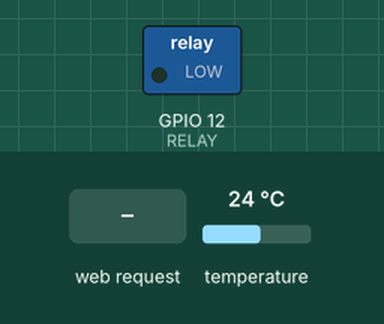
This sketch was run on a simulated ESP8266 (NodeMCU). On the bench: switched loads named in the sketch (green lamp = pin HIGH). The test bench sets the inputs (shaded band); at power-on: temperature 24 °C. WiFi joins after 1.5 s; servers stay silent unless stated; what the sketch prints to the serial monitor is not drawn.

Above: at 3.2 s.
3.3 s: HTTP request GET /on received
At 4.8 s:
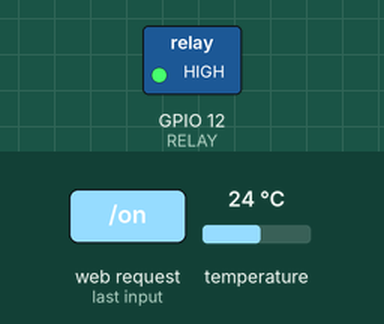
5.5 s: HTTP request GET /off received
At 6.7 s:
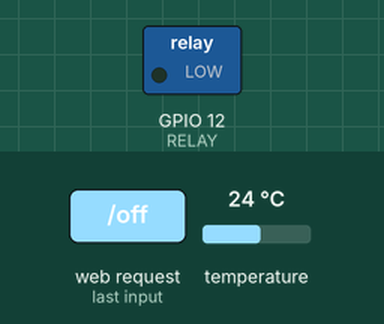
7.0 s: HTTP request GET /on?temp=1 received
At 8.5 s:
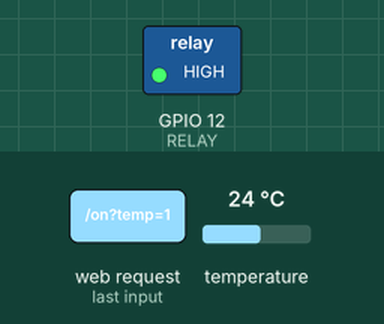
Timing chart, 0 to 10.0 s (numbered marks = the images above; inputs shaded):
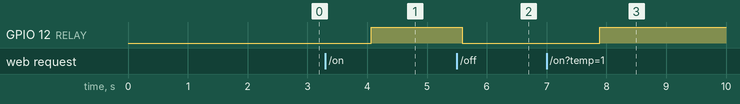

Measured:
- after the input at 3.3 s, GPIO 12 (RELAY): LOW → HIGH after 0.76 s
- after the input at 5.5 s, GPIO 12 (RELAY): HIGH → LOW after 0.09 s
- after the input at 7.0 s, GPIO 12 (RELAY): LOW → HIGH after 0.89 s

The sketch:

web_server_arduino.ino
```cpp
#include <ESP8266WiFi.h>
#include <ESP8266WebServer.h>
#include <WiFiClient.h>
#include <DallasTemperature.h>
#include <OneWire.h>

// Create sensor object, connected to pin 2
#define PinDatos 2
OneWire oneWireObjeto(PinDatos);
DallasTemperature sensorDS18B20(&oneWireObjeto);

// Router information
const char* ssid = "TP-LINK_B228EE";
const char* password = "123456789";

// Static IP information
IPAddress staticIP(192, 168, 1, 111); //Static IP address
IPAddress gateway(192, 168, 1, 1); //Router's IP address
IPAddress subnet(255, 255, 255, 0);
IPAddress dns(8, 8, 8, 8);
const char* deviceName = "pava";

// Create server
ESP8266WebServer server(80);

// Define functions
String SendHTML(float TemperatureWeb);
void handle_OnConnect();
void handle_NotFound();
void turnOn();
void turnOff();
void tempData();
void statusData();

// Define global variables
int RELAY=12;
float Temperature;

void setup() {
  Serial.begin(115200);

  // Connect to WiFi network
  WiFi.hostname(deviceName);
  WiFi.config(staticIP, gateway, subnet, dns);
  WiFi.begin(ssid, password);
  while (WiFi.status() != WL_CONNECTED) {
    delay(1000);
    Serial.print(".");
  }
  Serial.println("");
  Serial.println("Connected to WiFi");
  Serial.print("IP: ");
  Serial.println(WiFi.localIP());

  // Connect server to root
  server.on("/", handle_OnConnect);
  server.onNotFound(handle_NotFound);
  // API
  server.on("/on", turnOn);
  server.on("/off", turnOff);
  server.on("/actualTemp", tempData);
  server.on("/actualStatus", statusData);
  server.begin();

  sensorDS18B20.begin();

// Start relay
  pinMode(RELAY, OUTPUT);
  digitalWrite(RELAY, LOW);
}

void loop() {
  server.handleClient();
}

void handle_OnConnect() {
  sensorDS18B20.requestTemperatures();
  Temperature = sensorDS18B20.getTempCByIndex(0);
  server.sendHeader("Access-Control-Allow-Origin", "*");
  server.send(200, "text/html", SendHTML(Temperature));
}

void handle_NotFound(){
  server.send(404, "text/plain", "Not found");
}

String SendHTML(float Temperature){
  String ptr = "";
  ptr += (int)Temperature;
  ptr += '/';
  ptr += digitalRead(RELAY);

  return ptr;
}

void turnOn() {
  float userInput = 0.0;
  int tempValue = 0;
  if (server.hasArg("temp")) {
    userInput = server.arg(0).toFloat();
    // Callibrate according to the distance between sensor and water
    if (userInput <= 40.0) {
      tempValue = int(userInput - 15);
    } else if (userInput <= 60) {
      tempValue = int(userInput - 23);
    } else if (userInput <= 80) {
      tempValue = int(userInput - 30);
    } else {
      tempValue = int(userInput - 40);
    }
  }
  sensorDS18B20.requestTemperatures();
  Temperature = sensorDS18B20.getTempCByIndex(0);

  if (tempValue == 0 || tempValue < 0 || tempValue >= 95) {
    tempValue = 75;
  }

  if (tempValue <= Temperature) {
    return;
  }

  digitalWrite(RELAY, HIGH);
  String placeholder_text = "Heating up water, please hold\n";
  server.sendHeader("Access-Control-Allow-Origin", "*");
  server.send(200, "text/plain", placeholder_text);

  while (tempValue >= Temperature) {
    // Handle other requests while heating up
    server.handleClient();
    // Update Temperature value to make necessary checks
    sensorDS18B20.requestTemperatures();
    Temperature = sensorDS18B20.getTempCByIndex(0);
  }

  digitalWrite(RELAY, LOW);
}

void turnOff() {
  digitalWrite(RELAY, LOW);
  String status_text = "";
  status_text += digitalRead(RELAY);
  server.sendHeader("Access-Control-Allow-Origin", "*");
  server.send(200, "text/plain", status_text);
}

void tempData() {
  sensorDS18B20.requestTemperatures();
  Temperature = sensorDS18B20.getTempCByIndex(0);
  String temp = "";
  temp += (int)Temperature;
  server.sendHeader("Access-Control-Allow-Origin", "*");
  server.send(200, "text/plain", temp);
}

void statusData() {
  String status_text = "";
  int stat = digitalRead(RELAY);
  status_text += stat;
  server.sendHeader("Access-Control-Allow-Origin", "*");
  server.send(200, "text/plain", status_text);
}
```
